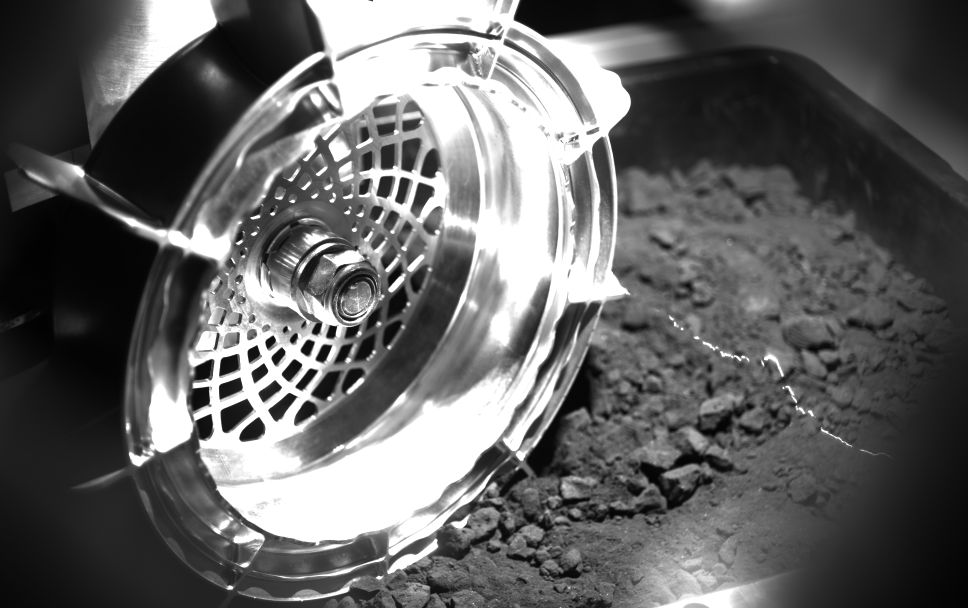
#> input picture images/SNR image bank/JAXA/JAXA_50s.tiff, 1936 x 1216 px (shown at 1/2 size)
$ python edge_detection_front.py
#> lines starting #> are read from the running program, lines starting #| are printed output that depends on the picture; after the words box and inside, x2 and y2 are one past the last pixel; in counts of white or black regions, pixels touching at a corner belong together; long printed decimals are rounded
import numpy as np
import matplotlib.pyplot as plt
import skimage.io
import skimage.color
import cv2
import os
import scipy.io
from skimage.filters import threshold_otsu

"""
Wheel edge detection for the front wheel.

This script is designed to detect the edges of a wheel in images captured by IDEFIX Front WheelCams.

The script requires:
    - The raw images of the front wheel (in .tiff or .png format)

The output includes:
    - Detected wheel contour plotted on the original image for visual verification
    - Coordinates of the detected contour saved in a .mat file for subsequent ellipse-fitting analysis (with user confirmation)

The pipeline consists of the following steps:
- Read the image and convert it to grayscale if necessary.
- Apply Contrast Limited Adaptive Histogram Equalization (CLAHE) to enhance the contrast of the image.
- Define a confidence region where the wheel is expected to be located and compute the average pixel intensity in this region.
  Here, piecewise segmentation can be applied (separating the left and right halves of the wheel) to account for different
  lighting conditions across the wheel.
- Perform brightness-based segmentation by keeping pixels within an adaptive intensity range defined by the average pixel value
- Load a separate texture-based mask (if available) and combine it with the brightness-based segmentation mask using
  a logical OR operation to create a more robust foreground mask.
- Apply morphological transformation to fill small gaps in the detected shapes, and to remove noise and the wheel spokes.
- Use Canny edge detection to extract edges from the refined mask.
- Find continuous contours in the edge map
- Select the contour with the largest minimum-enclosing-circle radius
  (largest radius among circles defined as the smallest circle that encloses all the detected edges) as the wheel boundary.
- Export the coordinates of the detected contour to a .mat file for subsequent ellipse-fitting analysis.

The parameters for the confidence region, brightness segmentation thresholds, morphological kernel sizes, and Canny edge detection thresholds
were adjusted for optimal performance with front wheel images.
"""


# [12 lines left out: function txt_to_numpy_array, not called in this run]

def read_image(image_path):
    """Read image as an array from an absolute path"""
#> called with image_path = 'images/SNR image bank/JAXA/JAXA_50s.tiff'
    image = skimage.io.imread(image_path)
#> image is the input picture: shape (1216, 1936); min 1, max 255, mean 98.9
    # print("Image dimension: ", image.shape)
    return image

# [4 lines left out: function convert_2_grey, not called in this run]

def visualize(image, title=None):
    """Visualize a color or binary image with scikit image library"""
    plt.figure(figsize=(10, 6))
    plt.imshow(image, cmap='gray', origin='upper')
    plt.title(title)
    # plt.axis('off')
    plt.xlabel("X")
    plt.ylabel("Y")
    plt.show()
    return

def preprocess(image):
    """Apply CLAHE to enhance the contrast of the image"""
    clahe = cv2.createCLAHE(clipLimit=2.5, tileGridSize=(10,10))
    cl1 = clahe.apply(image)
    return cl1

def extract_wheel_confidence_area(image_grey, m1, n1, a1, b1):

    """
    Extracts the average pixel value inside a given confidence area from a binary image
    # (n1, m1) is top left corner of confidence area
    # b1, a1 are the x and y sizes of confidence area

    """
    wheel_confidence_area = image_grey[n1:n1+b1, m1:m1+a1]
    average_value = np.mean(wheel_confidence_area)
    print("The average intensity in the confidence area is:", average_value)
    return wheel_confidence_area, average_value

def segment_image(image, average_value, Pa, Pd):

    """
    Segments the image based on thresholding with average value.
    Pa and Pd are the parameters that define the thresholding range.
    Pixels are kept if their value is between average_value * Pa and average_value * Pd.
    """
    min_value, max_value = average_value * Pa, average_value * Pd
    segmented_image = np.where((image >= min_value) & (image <= max_value), 1, 0).astype(np.uint8)
    return segmented_image

# [42 lines left out: functions segment_image_Otsu, perform_morphological_transform, not called in this run]

def detect_edges(segmented_image, canny_lower, canny_upper):

    """Apply Guassian blurr and perform Canny edge detection on the segmented image"""

    # Apply Gaussian blur to reduce noise before edge detection
    blurred = cv2.GaussianBlur(segmented_image, (5, 5), 1)  # (Kernel size, Standard deviation)

    # Canny edge detection requires an 8-bit single-channel image, so we need to convert the blurred image to uint8
    blurred_255 = (blurred * 255).astype(np.uint8)

    # Apply Canny edge detection
    edges = cv2.Canny(blurred_255, canny_lower, canny_upper)

    # [8 lines of commented-out code are left out]

    return edges

def find_contours(edges, mask):

    """
    Find continuous contours given edge map and filter based on enclosed area.
    Note that if the contour is not closed, it will attempt to calculate an area by polygon approximation
    """
    # Find contours in the edge map. Hierarchy corresponds to the contour hierarchy based on the nesting of contours (e.g., holes within objects).
    contours, hierarchy = cv2.findContours(edges, cv2.RETR_TREE, cv2.CHAIN_APPROX_SIMPLE)

    # Check if any contours were found, if not, raise an error
    if len(contours) == 0:
        raise ValueError('No contours found!')

    # Selecting the contour to be used among all those found using different criteria
    wheel_contour = max(contours, key=lambda cnt: cv2.minEnclosingCircle(cnt)[1])   #Allows filtering by maximizing the radius of minimizing enclosing circle
    # wheel_contour = max(contours, key=cv2.contourArea)                            #Allows filtering by maximizing the enclosed area, less robust
    # wheel_contour = max(contours, key=lambda cnt: cv2.arcLength(cnt, False))      #Allows filtering by maximizing the contour length, less robust

    # Calculate the center and radius of the minimum enclosing circle (that encloses all the edtected edges) for the selected contour.
    (x,y),radius = cv2.minEnclosingCircle(wheel_contour)
    print("Radius of enclosing circle", int(radius))

    #Check that the detected contour is a real candidate
    if cv2.contourArea(wheel_contour) > 100000:                 # Area hreshold of 100000 was determined empirically based on visual observation of the contour on the images.

        # print("Wheel area correct", str(cv2.contourArea(wheel_contour)))

        wheel_contour = np.array(wheel_contour)                 # Convert contour to numpy array for plotting
        wheel_contour = np.squeeze(wheel_contour)               # Remove redundant dimensions for easier plotting

        #Plotting the detected contour on top of the mask for visual verification
        plt.figure(figsize=(10, 6))
        plt.imshow(mask, cmap="gray", origin='upper')
        plt.plot(wheel_contour[:, 0], wheel_contour[:, 1], linewidth=2, color="red")
        # plt.axis("off")
        plt.title("Detected wheel contour")
        plt.xlabel("X")
        plt.ylabel("Y")
        plt.show()

    else:
        # print("Wheel area too small!", str(cv2.contourArea(wheel_contour)))

        wheel_contour = np.array(wheel_contour)             # Convert contour to numpy array for plotting
        wheel_contour = np.squeeze(wheel_contour)           # Remove redundant dimensions for easier plotting

        #Plotting the detected contour on top of the mask for visual verification
        plt.figure(figsize=(10, 6))
        plt.imshow(mask, cmap="gray", origin='upper')
        plt.plot(wheel_contour[:, 0], wheel_contour[:, 1], linewidth=2, color="red")
        # plt.axis("off")
        plt.title("Detected wheel contour - Unvalid candidate, too small area")
        plt.xlabel("X")
        plt.ylabel("Y")
        plt.show()

    return wheel_contour

if __name__ == "__main__":

    #####################################
    # CHOOSE THE IMAGE(S) TO BE PROCESSED
    #####################################

    folder_path = None

    # [22 lines of commented-out code are left out]
    list_images = ["images/SNR image bank/JAXA/JAXA_50s.tiff"] #50s SNR Front JAXA, 13.6% sat
    # [12 lines of commented-out code are left out]
    if folder_path is not None:
        list_images = []
        for filename in os.listdir(folder_path):
            if filename.lower().endswith(('.tiff')):
                image_path = os.path.join(folder_path, filename)
                list_images.append(image_path)
            elif filename.lower().endswith(('.png')):
                image_path = os.path.join(folder_path, filename)
                list_images.append(image_path)


    for image_path in list_images:

        ############################################
        # EXTRACTING THE IMAGES / AREA TO BE STUDIED
        ############################################

        # Depending on file type use read_image or txt to numpy array
        if image_path.lower().endswith('.txt'):         # Add more extensions if you have other types of raw data files that need to be read differently
            image = txt_to_numpy_array(image_path)
        else:
            image = read_image(image_path)

        # # Optional cropping of the image to focus on the area where the wheel is expected to be located or for piecewise segmentation.
        # # Adjust the cropping parameters as needed based on the camera angle and field of view.
        image = image[:, :1100]       # Limit the analysis area to the left half of the image
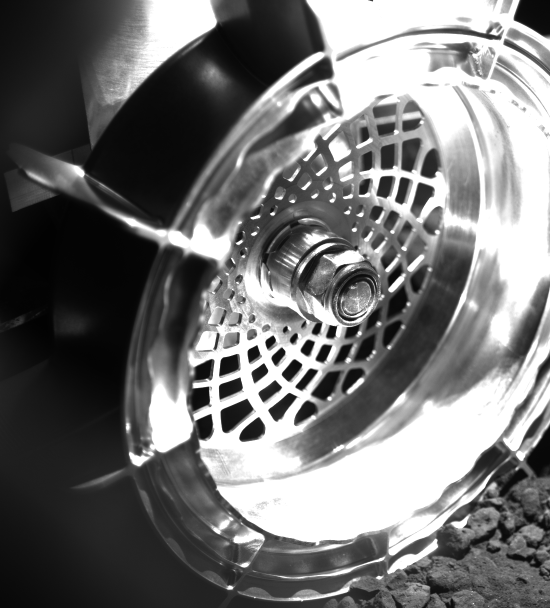
#> image: shape (1216, 1100) (shown at 1/2 size); min 1, max 255, mean 113.6
        # image = image[:, 700:]          # Limit the analysis area to the right half of the image
        # image = image[:, 100:1200]    # New angle once the testbed was modified

        visualize(image, title="Raw image")

        #######################################
        # PRE-PROCESSING THE IMAGE FOR ANALYSIS
        #######################################

        # If the image is in color, convert it to grayscale for further processing.
        if len(image.shape) == 3:
            image_grey = convert_2_grey(image)
        else:
            image_grey = image

        # Applying the CLAHE pre-processing step to the grayscale image
        image_clahe = preprocess(image_grey)
#> in preprocess, `cl1 = clahe.apply(image)`:
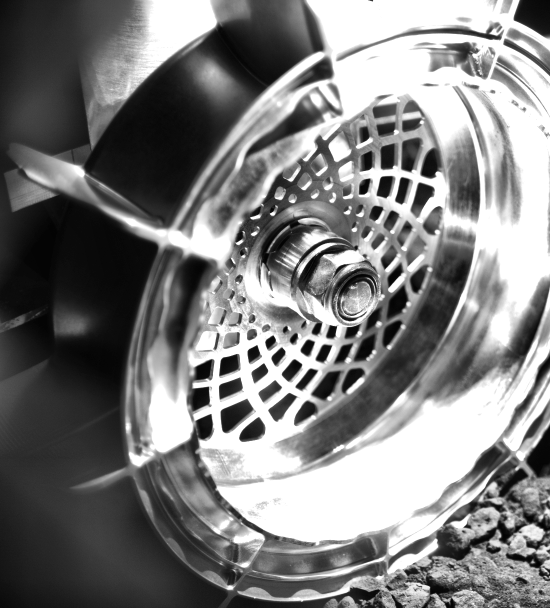
#> cl1: shape (1216, 1100) (shown at 1/2 size); min 0, max 255, mean 125.4
        visualize(image_clahe, title="CLAHE pre-processing")

        ####################################################
        # MODEL PARAMETERS - ADJUSTED FOR FRONT WHEEL IMAGES
        ####################################################

        # Confidence area parameters where the wheel is expected to be located (its top left corner position (m1, n1) and size (a1, b1))
        # m1, n1, a1, b1 = 200, 200, 200, 200         # Right half of the wheel (with piecewise segmentation)
        m1, n1, a1, b1 = 400, 400, 200, 200       # Basic model for full image / Left half of the wheel (with piecewise segmentation)
        # m1, n1, a1, b1 = 150, 0, 200, 200         # Basic model for full image, new camera angle
        conf_area = [m1, n1, a1, b1]

        # Brightness segmentation parameters (Pa and Pd) to define the thresholding range.
        Pa, Pd = 0.5, 1.5         # Basic model for full image / Left half of the wheel
        # Pa, Pd = 0.7, 1.2           # Optimized for right half (0.7,1.2)

        # Defining kernel sizes for morphological closing and opening operations. These influence the extent of gap filling and noise removal
        kernel_closing = cv2.getStructuringElement(cv2.MORPH_ELLIPSE, (10,10))  # Elliptical kernel keeps more natural shape
        kernel_opening = cv2.getStructuringElement(cv2.MORPH_ELLIPSE, (10,10))  # Elliptical kernel keeps more natural shape

        # Defining the Canny edge detection thresholds. These parameters control the sensitivity of edge detection.
        canny_lower = 225
        canny_upper = 255

        ######################
        # SEGMENTATION PROCESS
        ######################

        # Obtaining the confidence area and average pixel intensity based on the
        wheel_confidence_area, average_value = extract_wheel_confidence_area(image_clahe, m1, n1, a1, b1)
#> in extract_wheel_confidence_area, `wheel_confidence_area = image_grey[n1:n1+b1, m1:m1+a1]`:
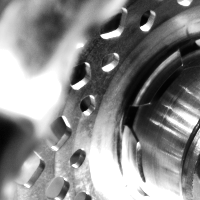
#> wheel_confidence_area: shape (200, 200); min 2, max 255, mean 137.6
#> in extract_wheel_confidence_area, `average_value = np.mean(wheel_confidence_area)`: average_value = 137.6
#| The average intensity in the confidence area is: 137.604
#> average_value = 137.6

        # Segmmenting the image using the adaptive brightness-based method
        segmented_image = segment_image(image_clahe, average_value, Pa, Pd)
#> in segment_image, `min_value, max_value = average_value * Pa, average_value * Pd`: min_value = 68.8; max_value = 206.4
#> in segment_image, `segmented_image = np.where((image >= min_value) & (image <= max_value)..`:
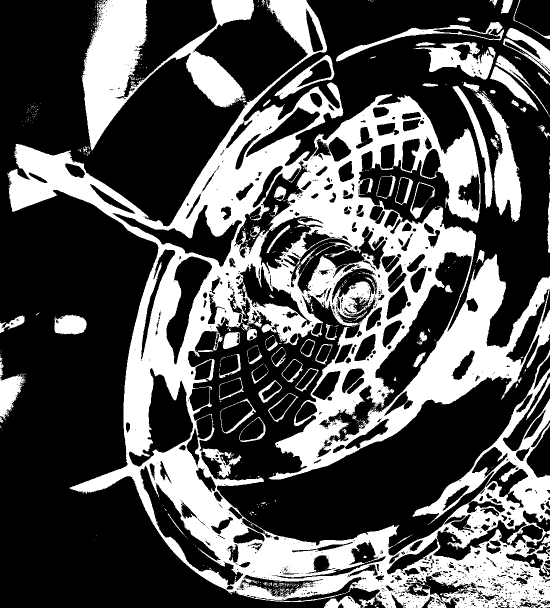
#> segmented_image: shape (1216, 1100) (shown at 1/2 size); values 0 (black) and 1 (white), 33.3% white; 757 white regions (660 under 20 px), largest, box (x1, y1, x2, y2) and area: (15, 0, 1100, 1216) 359905, (163, 0, 508, 301) 35989, (949, 185, 1043, 444) 7759

        # Visualize the segmented image before morphological transformation
        mask_brightness = segmented_image
        visualize(mask_brightness, title="Segmented image mask")

        ######################################
        # OPTIONAL: TEXTURE-BASED SEGMENTATION
        ######################################

        """ Texture-based segmentation was attempted but did not yeild conclusive results, so it is not included in the current pipeline """

        # [36 lines of commented-out code are left out]
        mask = mask_brightness

        # Padding the mask to ensure that contours touching the borders are properly detected
        padded_mask = np.pad(
        mask,
        pad_width=((5, 5), (5, 5)),
        mode='constant',
        constant_values=0
        )
#> padded_mask: shape (1226, 1110); values 0 (black) and 1 (white), 32.8% white; 757 white regions (660 under 20 px), largest, box (x1, y1, x2, y2) and area: (20, 5, 1105, 1221) 359905, (168, 5, 513, 306) 35989, (954, 190, 1048, 449) 7759

        #######################################
        # EDGE DETECTION AND CONTOUR EXTRACTION
        ########################################

        edges = detect_edges(padded_mask, canny_lower=canny_lower, canny_upper=canny_upper)
#> in detect_edges, `blurred = cv2.GaussianBlur(segmented_image, (5, 5), 1)`:
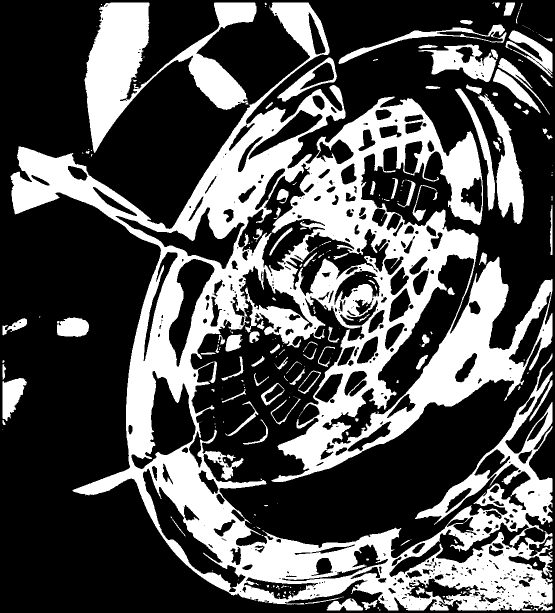
#> blurred: shape (1226, 1110) (shown at 1/2 size); values 0 (black) and 1 (white), 32.8% white; 270 white regions (162 under 20 px), largest, box (x1, y1, x2, y2) and area: (21, 5, 1105, 1221) 360276, (169, 5, 513, 306) 36191, (956, 190, 1048, 448) 7764
#> in detect_edges, `edges = cv2.Canny(blurred_255, canny_lower, canny_upper)`:
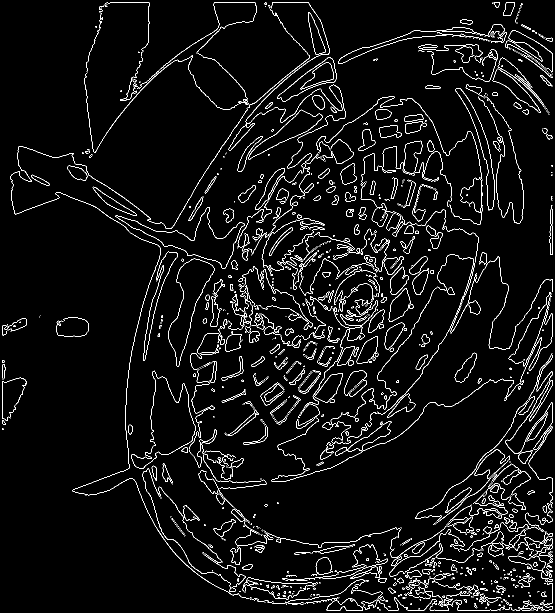
#> edges: shape (1226, 1110) (shown at 1/2 size); 4.4% white in thin lines or dots

        wheel_contour = find_contours(edges, mask=padded_mask)
#> in find_contours, `contours, hierarchy = cv2.findContours(edges, cv2.RETR_TREE, cv2.CHAIN..`: contours = 1957 contours, 1564 with area under 20; largest, box (x1, y1, x2, y2) and area: (262, 741, 391, 938) 10646, (262, 741, 391, 938) 10576, (231, 414, 489, 538) 8452, (231, 414, 489, 538) 8362, (337, 517, 429, 733) 7689
#> in find_contours, `wheel_contour = max(contours, key=lambda cnt: cv2.minEnclosingCircle(c..`: wheel_contour = contour of 2086 points, box (x1, y1, x2, y2) (20, 45, 620, 991), area 286
#> in find_contours, `(x,y),radius = cv2.minEnclosingCircle(wheel_contour)`: x = 355; y = 514; radius = 513.1
#| Radius of enclosing circle 513
#> in find_contours, `wheel_contour = np.squeeze(wheel_contour)`: wheel_contour = 2086 pairs, first value 20 to 619, second value 45 to 990
#> in find_contours, `plt.show()`:
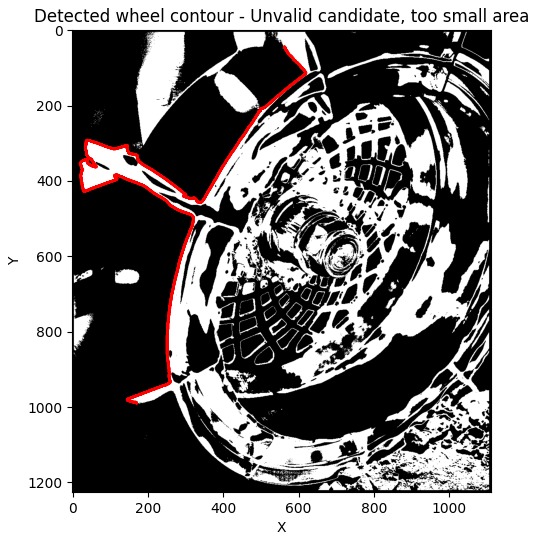
#> figure drawn by matplotlib, 1 panel

        ##############################################
        # SAVING THE CONTOUR AND EXPORTING THE RESULTS
        ###############################################
        """ The coordinates of the detected contour are saved in a .mat file (with user-provided name) for subsequent ellipse-fitting analysis"""

        # Split into x and y column vectors
        x_points = wheel_contour[:, 0].reshape(-1, 1)
#> x_points = 2086 values, max 619 at index 48, min 20 at index 539, mean 255.5
        y_points = wheel_contour[:, 1].reshape(-1, 1)
#> y_points = 2086 values, max 990 at index 1053, min 45 at index 0, mean 452.1

        # Prompt user to save the results
        user_input = input("Do you want to save the contour? (Y/N): ").strip().upper()
#> the answer given: out.png
        if user_input == 'Y':
            filename = input("Enter a filename: ").strip()
            if filename == '':
                filename = 'wheel_edge'
            scipy.io.savemat(f'{filename}.mat', {
                'x_points': x_points,
                'y_points': y_points,
                'I': image,
                'wheel_confidence_area': conf_area,
                'Pa': Pa,
                'Pd': Pd,
                'kernel_closing': kernel_closing,
                'kernel_opening': kernel_opening,
                'canny_min': canny_lower,
                'canny_max': canny_upper,
                'mask': padded_mask             })
            print(f"Saved as {filename}.mat")
        else:
            print("Result not saved.")
